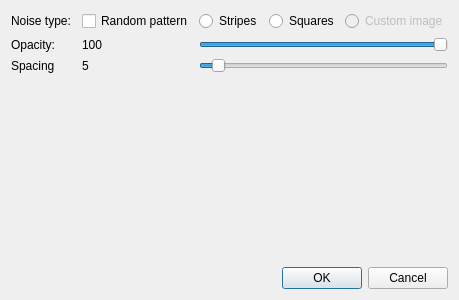
<?xml version="1.0" encoding="UTF-8"?>
<ui version="4.0">
 <class>Dialog</class>
 <widget class="QDialog" name="Dialog">
  <property name="geometry">
   <rect>
    <x>0</x>
    <y>0</y>
    <width>459</width>
    <height>300</height>
   </rect>
  </property>
  <property name="windowTitle">
   <string>Dialog</string>
  </property>
  <layout class="QVBoxLayout" name="verticalLayout">
   <item>
    <layout class="QGridLayout" name="gridLayout">
     <item row="1" column="4">
      <widget class="QRadioButton" name="radio_custom">
       <property name="enabled">
        <bool>false</bool>
       </property>
       <property name="text">
        <string>Custom image</string>
       </property>
       <attribute name="buttonGroup">
        <string notr="true">group_noise</string>
       </attribute>
      </widget>
     </item>
     <item row="4" column="2">
      <widget class="QWidget" name="widget" native="true"/>
     </item>
     <item row="3" column="2" colspan="3">
      <widget class="QSlider" name="slider_spacing">
       <property name="minimum">
        <number>5</number>
       </property>
       <property name="maximum">
        <number>100</number>
       </property>
       <property name="singleStep">
        <number>1</number>
       </property>
       <property name="value">
        <number>10</number>
       </property>
       <property name="orientation">
        <enum>Qt::Horizontal</enum>
       </property>
      </widget>
     </item>
     <item row="1" column="3">
      <widget class="QRadioButton" name="radio_squares">
       <property name="text">
        <string>Squares</string>
       </property>
       <attribute name="buttonGroup">
        <string notr="true">group_noise</string>
       </attribute>
      </widget>
     </item>
     <item row="2" column="2" colspan="3">
      <widget class="QSlider" name="slider_opacity">
       <property name="maximum">
        <number>100</number>
       </property>
       <property name="value">
        <number>100</number>
       </property>
       <property name="orientation">
        <enum>Qt::Horizontal</enum>
       </property>
      </widget>
     </item>
     <item row="5" column="2">
      <spacer name="verticalSpacer">
       <property name="orientation">
        <enum>Qt::Vertical</enum>
       </property>
       <property name="sizeHint" stdset="0">
        <size>
         <width>20</width>
         <height>40</height>
        </size>
       </property>
      </spacer>
     </item>
     <item row="1" column="0">
      <widget class="QLabel" name="label">
       <property name="text">
        <string>Noise type:</string>
       </property>
      </widget>
     </item>
     <item row="2" column="0">
      <widget class="QLabel" name="label_2">
       <property name="text">
        <string>Opacity:</string>
       </property>
      </widget>
     </item>
     <item row="1" column="2">
      <widget class="QRadioButton" name="radio_stripes">
       <property name="text">
        <string>Stripes</string>
       </property>
       <attribute name="buttonGroup">
        <string notr="true">group_noise</string>
       </attribute>
      </widget>
     </item>
     <item row="3" column="0">
      <widget class="QLabel" name="label_3">
       <property name="text">
        <string>Spacing</string>
       </property>
      </widget>
     </item>
     <item row="2" column="1">
      <widget class="QLabel" name="label_4">
       <property name="text">
        <string>100</string>
       </property>
      </widget>
     </item>
     <item row="3" column="1">
      <widget class="QLabel" name="label_5">
       <property name="text">
        <string>5</string>
       </property>
      </widget>
     </item>
     <item row="1" column="1">
      <widget class="QCheckBox" name="check_random">
       <property name="text">
        <string>Random pattern</string>
       </property>
      </widget>
     </item>
    </layout>
   </item>
   <item>
    <widget class="QDialogButtonBox" name="buttonBox">
     <property name="enabled">
      <bool>true</bool>
     </property>
     <property name="orientation">
      <enum>Qt::Horizontal</enum>
     </property>
     <property name="standardButtons">
      <set>QDialogButtonBox::Cancel|QDialogButtonBox::Ok</set>
     </property>
     <property name="centerButtons">
      <bool>false</bool>
     </property>
    </widget>
   </item>
  </layout>
 </widget>
 <resources/>
 <connections>
  <connection>
   <sender>buttonBox</sender>
   <signal>accepted()</signal>
   <receiver>Dialog</receiver>
   <slot>accept()</slot>
   <hints>
    <hint type="sourcelabel">
     <x>224</x>
     <y>276</y>
    </hint>
    <hint type="destinationlabel">
     <x>157</x>
     <y>274</y>
    </hint>
   </hints>
  </connection>
  <connection>
   <sender>buttonBox</sender>
   <signal>rejected()</signal>
   <receiver>Dialog</receiver>
   <slot>reject()</slot>
   <hints>
    <hint type="sourcelabel">
     <x>292</x>
     <y>282</y>
    </hint>
    <hint type="destinationlabel">
     <x>286</x>
     <y>274</y>
    </hint>
   </hints>
  </connection>
  <connection>
   <sender>slider_opacity</sender>
   <signal>valueChanged(int)</signal>
   <receiver>label_4</receiver>
   <slot>setNum(int)</slot>
   <hints>
    <hint type="sourcelabel">
     <x>225</x>
     <y>45</y>
    </hint>
    <hint type="destinationlabel">
     <x>119</x>
     <y>45</y>
    </hint>
   </hints>
  </connection>
  <connection>
   <sender>slider_spacing</sender>
   <signal>valueChanged(int)</signal>
   <receiver>label_5</receiver>
   <slot>setNum(int)</slot>
   <hints>
    <hint type="sourcelabel">
     <x>286</x>
     <y>66</y>
    </hint>
    <hint type="destinationlabel">
     <x>86</x>
     <y>59</y>
    </hint>
   </hints>
  </connection>
 </connections>
 <buttongroups>
  <buttongroup name="group_noise"/>
 </buttongroups>
</ui>
